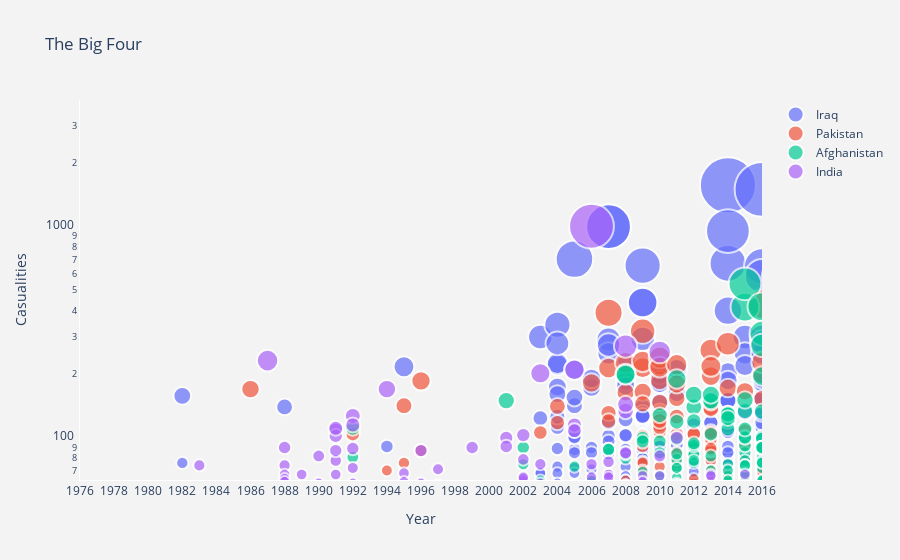

The code cell stored with this chart in its notebook:
### Code cell
fig = go.Figure(data=data, layout=layout)
py.iplot(fig, filename='Terrorism Bubble')

### Figure 1 — Plotly figure (JSON) as saved in the notebook; plotly's stock layout.template omitted (floating-point values rounded to 4 significant figures; data arrays with more than 128 entries replaced by an {"elided": "..."} marker saying what was removed)
{"data": [{"name": "Iraq", "text": {"elided": "264 str values"}, "y": {"elided": "264 int values"}, "mode": "markers", "marker": {"symbol": "circle", "line": {"width": 2}, "sizemode": "area", "size": {"elided": "264 int values"}}, "x": {"elided": "264 int values"}, "type": "scatter"}, {"name": "Pakistan", "text": {"elided": "135 str values"}, "y": {"elided": "135 int values"}, "mode": "markers", "marker": {"symbol": "circle", "line": {"width": 2}, "sizemode": "area", "size": {"elided": "135 int values"}}, "x": {"elided": "135 int values"}, "type": "scatter"}, {"name": "Afghanistan", "text": {"elided": "172 str values"}, "y": {"elided": "172 int values"}, "mode": "markers", "marker": {"symbol": "circle", "line": {"width": 2}, "sizemode": "area", "size": {"elided": "172 int values"}}, "x": {"elided": "172 int values"}, "type": "scatter"}, {"name": "India", "text": ["City: Unknown<br>Group: Anti-Immigrant extremists<br>casualities: 74<br>Year: 1983", "City: Imphal<br>Group: People's Liberation Army (India)<br>casualities: 54<br>Year: 1984", "City: Chennai<br>Group: Tamils<br>casualities: 232<br>Year: 1987", "City: Amritsar<br>Group: Khalistan Liberation Force<br>casualities: 90<br>Year: 1988", "City: Amritsar<br>Group: Sikh Extremists<br>casualities: 74<br>Year: 1988", "City: Barpeta<br>Group: United Liberation Front of Assam (ULFA)<br>casualities: 67<br>Year: 1988", "City: Jammu<br>Group: Babbar Khalsa International (BKI)<br>casualities: 64<br>Year: 1988", "City: Batala<br>Group: Babbar Khalsa International (BKI)<br>casualities: 62<br>Year: 1988", "City: Bongaigaon<br>Group: Bodo Militants<br>casualities: 67<br>Year: 1989", "City: Karnal<br>Group: Sikh Extremists<br>casualities: 58<br>Year: 1989", "City: Unknown<br>Group: Khalistan Commando Force<br>casualities: 53<br>Year: 1989", "City: Batala<br>Group: Khalistan Commando Force<br>casualities: 82<br>Year: 1990", "City: Sepalpani<br>Group: Bodo Militants<br>casualities: 54<br>Year: 1990", "City: Pathankot<br>Group: Babbar Khalsa International (BKI)<br>casualities: 55<br>Year: 1990", "City: Rangia<br>Group: Bodo Militants<br>casualities: 56<br>Year: 1990", "City: Hyderabad<br>Group: People's War Group (PWG)<br>casualities: 61<br>Year: 1990", "City: New Delhi<br>Group: Sikh Extremists<br>casualities: 109<br>Year: 1991", "City: Kila Raipur<br>Group: Sikh Extremists<br>casualities: 78<br>Year: 1991", "City: Baddowal<br>Group: Sikh Extremists<br>casualities: 102<br>Year: 1991", "City: Sopore<br>Group: Muslim Militants<br>casualities: 67<br>Year: 1991", "City: Bajpur<br>Group: Sikh Extremists<br>casualities: 111<br>Year: 1991", "City: Sohian<br>Group: Sikh Extremists<br>casualities: 87<br>Year: 1991", "City: New Delhi<br>Group: Muslim Militants<br>casualities: 89<br>Year: 1992", "City: Pathankot<br>Group: Sikh Extremists<br>casualities: 59<br>Year: 1992", "City: Delhi<br>Group: Muslim Separatists<br>casualities: 72<br>Year: 1992", "City: Guwahati<br>Group: National Democratic Front of Bodoland (NDFB)<br>casualities: 58<br>Year: 1992", "City: Unknown<br>Group: Muslim Militants<br>casualities: 127<br>Year: 1992", "City: Bombay<br>Group: Muslim Militants<br>casualities: 115<br>Year: 1992", "City: Unknown<br>Group: Muslims<br>casualities: 61<br>Year: 1992", "City: Banabari<br>Group: Bodo Militants<br>casualities: 170<br>Year: 1994", "City: Jammu<br>Group: Kashmiri extremists<br>casualities: 68<br>Year: 1995", "City: Lailalong<br>Group: National Socialist Council of Nagaland<br>casualities: 52<br>Year: 1995", "City: Jammu<br>Group: Harkat ul Ansar<br>casualities: 62<br>Year: 1995", "City: New Delhi<br>Group: Jammu and Kashmir Islamic Front<br>casualities: 51<br>Year: 1996", "City: New Delhi<br>Group: Jammu and Kashmir Liberation Front<br>casualities: 51<br>Year: 1996", "City: Maiamnala<br>Group: National Socialist Council of Nagaland<br>casualities: 61<br>Year: 1996", "City: Sansapani<br>Group: Bodo Liberation Tigers (BLT)<br>casualities: 87<br>Year: 1996", "City: Unknown<br>Group: Muslim Rebels<br>casualities: 71<br>Year: 1997", "City: Bathe-Lakshmanpur<br>Group: Ranbir Sena<br>casualities: 60<br>Year: 1997", "City: Shiliguri<br>Group: United Liberation Front of Assam (ULFA)<br>casualities: 90<br>Year: 1999", "City: Baghmara<br>Group: National Democratic Front of Bodoland (NDFB)<br>casualities: 100<br>Year: 2001", "City: Srinagar<br>Group: Jaish-e-Mohammad (JeM)<br>casualities: 91<br>Year: 2001", "City: Jammu<br>Group: Lashkar-e-Taiba (LeT)<br>casualities: 79<br>Year: 2002", "City: Jammu<br>Group: Lashkar-e-Taiba (LeT)<br>casualities: 62<br>Year: 2002", "City: Jammu<br>Group: Lashkar-e-Taiba (LeT)<br>casualities: 64<br>Year: 2002", "City: Gandhinagar<br>Group: Gunmen<br>casualities: 103<br>Year: 2002", "City: Jammu<br>Group: Lashkar-e-Taiba (LeT)<br>casualities: 65<br>Year: 2002", "City: Mumbai<br>Group: Students Islamic Movement of India (SIMI)<br>casualities: 75<br>Year: 2003", "City: Bamungopha<br>Group: United Liberation Front of Assam (ULFA)<br>casualities: 61<br>Year: 2003", "City: Mumbai<br>Group: Students Islamic Movement of India (SIMI)<br>casualities: 202<br>Year: 2003", "City: Dimapur<br>Group: United Liberation Front of Assam (ULFA)<br>casualities: 52<br>Year: 2004", "City: Pulwama<br>Group: United Jihad Council<br>casualities: 115<br>Year: 2005", "City: Kotrapali<br>Group: Communist Party of India - Maoist (CPI-Maoist)<br>casualities: 108<br>Year: 2005", "City: New Delhi<br>Group: Lashkar-e-Taiba (LeT)<br>casualities: 210<br>Year: 2005", "City: Dantewada district<br>Group: Communist Party of India - Maoist (CPI-Maoist)<br>casualities: 75<br>Year: 2006", "City: Mumbai<br>Group: Lashkar-e-Taiba (LeT)<br>casualities: 1005<br>Year: 2006", "City: Imphal<br>Group: Kanglei Yawol Kanna Lup (KYKL)<br>casualities: 55<br>Year: 2006", "City: Guwahati<br>Group: United Liberation Front of Assam (ULFA)<br>casualities: 65<br>Year: 2006", "City: Sadiya<br>Group: United Liberation Front of Assam (ULFA)<br>casualities: 67<br>Year: 2007", "City: Ranibodli<br>Group: Naxalites<br>casualities: 67<br>Year: 2007", "City: Hyderabad<br>Group: Harkatul Jihad-e-Islami<br>casualities: 77<br>Year: 2007", "City: Doom Dooma<br>Group: United Liberation Front of Assam (ULFA)<br>casualities: 65<br>Year: 2007", "City: Murkongselek<br>Group: United Liberation Front of Assam (ULFA)<br>casualities: 57<br>Year: 2008", "City: New Delhi<br>Group: Indian Mujahideen<br>casualities: 53<br>Year: 2008", "City: Dispur<br>Group: United Liberation Front of Assam (ULFA)<br>casualities: 272<br>Year: 2008", "City: Kokrajhar<br>Group: United Liberation Front of Assam (ULFA)<br>casualities: 84<br>Year: 2008", "City: Barpeta Road<br>Group: United Liberation Front of Assam (ULFA)<br>casualities: 60<br>Year: 2008", "City: Mumbai<br>Group: Deccan Mujahideen<br>casualities: 134<br>Year: 2008", "City: Mumbai<br>Group: Deccan Mujahideen<br>casualities: 144<br>Year: 2008", "City: Mumbai<br>Group: Deccan Mujahideen<br>casualities: 85<br>Year: 2008", "City: Mumbai<br>Group: Deccan Mujahideen<br>casualities: 54<br>Year: 2008", "City: Guwahati<br>Group: United Liberation Front of Assam (ULFA)<br>casualities: 66<br>Year: 2009", "City: Nalbari<br>Group: United Liberation Front of Assam (ULFA)<br>casualities: 62<br>Year: 2009", "City: Pune<br>Group: Indian Mujahideen<br>casualities: 66<br>Year: 2010", "City: Dantewada district<br>Group: Communist Party of India - Maoist (CPI-Maoist)<br>casualities: 82<br>Year: 2010", "City: Jhargam<br>Group: Communist Party of India - Maoist (CPI-Maoist)<br>casualities: 255<br>Year: 2010", "City: Lohardaga district<br>Group: Communist Party of India - Maoist (CPI-Maoist)<br>casualities: 51<br>Year: 2011", "City: Guwahati<br>Group: Adivasi People's Army (APA)<br>casualities: 100<br>Year: 2011", "City: Mumbai<br>Group: Indian Mujahideen<br>casualities: 52<br>Year: 2011", "City: Mumbai<br>Group: Indian Mujahideen<br>casualities: 52<br>Year: 2011", "City: Mumbai<br>Group: Indian Mujahideen<br>casualities: 52<br>Year: 2011", "City: New Delhi<br>Group: Harkatul Jihad-e-Islami<br>casualities: 60<br>Year: 2011", "City: Hyderabad<br>Group: Lashkar-e-Taiba (LeT)<br>casualities: 67<br>Year: 2013", "City: Hyderabad<br>Group: Lashkar-e-Taiba (LeT)<br>casualities: 66<br>Year: 2013", "City: Sukma district<br>Group: Communist Party of India - Maoist (CPI-Maoist)<br>casualities: 67<br>Year: 2015", "City: Kuneru<br>Group: Maoists<br>casualities: 95<br>Year: 2017"], "y": [74, 54, 232, 90, 74, 67, 64, 62, 67, 58, 53, 82, 54, 55, 56, 61, 109, 78, 102, 67, 111, 87, 89, 59, 72, 58, 127, 115, 61, 170, 68, 52, 62, 51, 51, 61, 87, 71, 60, 90, 100, 91, 79, 62, 64, 103, 65, 75, 61, 202, 52, 115, 108, 210, 75, 1005, 55, 65, 67, 67, 77, 65, 57, 53, 272, 84, 60, 134, 144, 85, 54, 66, 62, 66, 82, 255, 51, 100, 52, 52, 52, 60, 67, 66, 67, 95], "mode": "markers", "marker": {"symbol": "circle", "line": {"width": 2}, "sizemode": "area", "size": [74, 54, 232, 90, 74, 67, 64, 62, 67, 58, 53, 82, 54, 55, 56, 61, 109, 78, 102, 67, 111, 87, 89, 59, 72, 58, 127, 115, 61, 170, 68, 52, 62, 51, 51, 61, 87, 71, 60, 90, 100, 91, 79, 62, 64, 103, 65, 75, 61, 202, 52, 115, 108, 210, 75, 1005, 55, 65, 67, 67, 77, 65, 57, 53, 272, 84, 60, 134, 144, 85, 54, 66, 62, 66, 82, 255, 51, 100, 52, 52, 52, 60, 67, 66, 67, 95]}, "x": [1983, 1984, 1987, 1988, 1988, 1988, 1988, 1988, 1989, 1989, 1989, 1990, 1990, 1990, 1990, 1990, 1991, 1991, 1991, 1991, 1991, 1991, 1992, 1992, 1992, 1992, 1992, 1992, 1992, 1994, 1995, 1995, 1995, 1996, 1996, 1996, 1996, 1997, 1997, 1999, 2001, 2001, 2002, 2002, 2002, 2002, 2002, 2003, 2003, 2003, 2004, 2005, 2005, 2005, 2006, 2006, 2006, 2006, 2007, 2007, 2007, 2007, 2008, 2008, 2008, 2008, 2008, 2008, 2008, 2008, 2008, 2009, 2009, 2010, 2010, 2010, 2011, 2011, 2011, 2011, 2011, 2011, 2013, 2013, 2015, 2017], "type": "scatter"}], "layout": {"yaxis": {"tickmode": "auto", "title": {"text": "Casualities"}, "showgrid": false, "range": [1.8, 3.6], "showline": true, "nticks": 40, "type": "log"}, "paper_bgcolor": "rgb(243, 243, 243)", "plot_bgcolor": "rgb(243, 243, 243)", "title": {"text": "The Big Four"}, "xaxis": {"tickmode": "auto", "title": {"text": "Year"}, "showgrid": false, "range": [1976, 2016], "showline": true, "nticks": 30}}}
